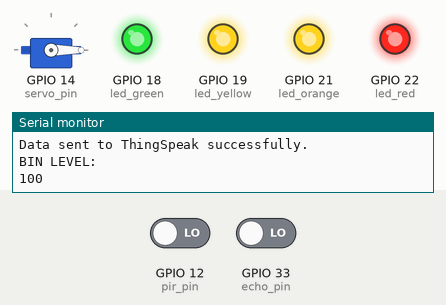
Simulated run of this sketch. Board: ESP32. Parts: servo, output pins drawn as LEDs (lit = HIGH), the last lines printed to the serial monitor. The inputs (shaded band) are chosen by the test bench; at power-on: GPIO 12 (pir_pin) LOW, GPIO 33 (echo_pin) LOW. WiFi joins after 1.5 s; servers stay silent unless stated; pins used as bus, display or sensor lines are not drawn.

Above: at 2.3 s.
2.4 s: GPIO 12 (pir_pin) driven HIGH
At 4.1 s:
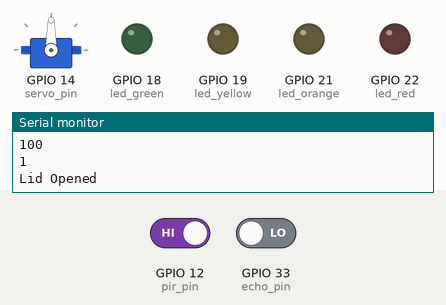
At 5.5 s:
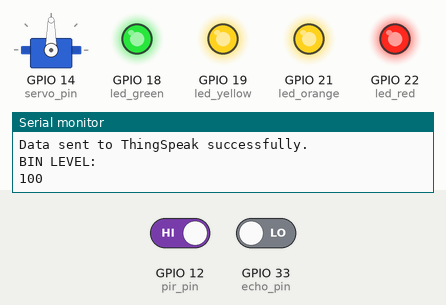
8.6 s: GPIO 12 (pir_pin) driven LOW
At 12.1 s:
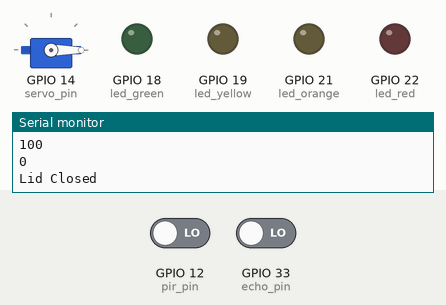
Timing chart, 0 to 22.0 s (numbered marks = the images above; inputs shaded):
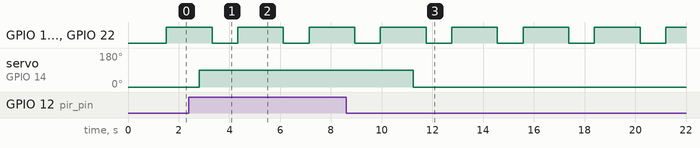

The sketch:

smart_bin.ino
```cpp
#include <WiFi.h>
#include <ESP32Servo.h>
#include <ThingSpeak.h>

const char* SSID= "Wokwi-GUEST";
const char* Password= "";

WiFiClient client; //Creates a WiFiClient object
const int channel_number= 2834140;
const char* api_key= "MDPRLBCN9BQWJSRR"; //write api key
const char* server= "api.thingspeak.com";

#define trig_pin 32
#define echo_pin 33
#define pir_pin 12
#define servo_pin 14
#define led_green 18
#define led_yellow 19
#define led_orange 21
#define led_red 22

Servo lid_control;

void setup(){
  Serial.begin(115200);

  WiFi.begin(SSID, Password); //for internet access
  WiFi.mode(WIFI_STA); //to connect esp32 to existin wifi
  ThingSpeak.begin(client); // ThingSpeak communication

  pinMode (trig_pin, OUTPUT);
  pinMode (echo_pin, INPUT);
  pinMode (pir_pin, INPUT);
  pinMode (servo_pin, OUTPUT);
  pinMode (led_green, OUTPUT);
  pinMode (led_yellow, OUTPUT);
  pinMode (led_orange, OUTPUT);
  pinMode (led_red, OUTPUT);

  pinMode(pir_pin, INPUT_PULLDOWN);

  lid_control.attach(servo_pin);
}

int bin_level_(){
  digitalWrite(led_green, LOW);
  digitalWrite(led_yellow, LOW);
  digitalWrite(led_orange, LOW);
  digitalWrite(led_red, LOW);

  digitalWrite(trig_pin, LOW);
  delay(2);
  digitalWrite(trig_pin, HIGH);
  delay(10);
  digitalWrite(trig_pin, LOW);
  int duration= pulseIn(echo_pin, HIGH);
  int distance= duration* 0.034/2;

  int bin_height= 100; //in cm
  int bin_level= 100- distance;

  if(bin_level>=30 && bin_level<50){
    digitalWrite(led_green, HIGH);  //if level>=30 and level<50
  }
  else if(bin_level>=50 && bin_level<85){
    digitalWrite(led_green, HIGH);  //if level>=50 and level<85
    digitalWrite(led_yellow, HIGH);
  }
  else if(bin_level>=85 && bin_level<90){
    digitalWrite(led_green, HIGH);  //if level>85 and level<90
    digitalWrite(led_yellow, HIGH);
    digitalWrite(led_orange, HIGH);
  }
  else if(bin_level>90){
    digitalWrite(led_green, HIGH);  //if level>90
    digitalWrite(led_yellow, HIGH);
    digitalWrite(led_orange, HIGH);
    digitalWrite(led_red, HIGH);
  }
  return bin_level;
}

void lid(){
  int motion_detected= digitalRead(pir_pin);
  Serial.println(motion_detected);
  if(motion_detected==HIGH){
    Serial.println("Lid Opened");
    lid_control.write(90);
  }
  else{
  Serial.println("Lid Closed");
    lid_control.write(0);
  }delay(500);
}

void to_thingspeak(int bin_level){
  ThingSpeak.setField(1, bin_level);
  int status = ThingSpeak.writeFields(channel_number, api_key);

if(status == 200){ //200 is an HTTP status code that means "OK"
    Serial.println("Data sent to ThingSpeak successfully.");
}
else{
    Serial.println("Failed to send data.");
}

}

void loop(){
  lid();
  int bin_level = bin_level_();

  to_thingspeak(bin_level);
  Serial.println("BIN LEVEL: ");
  Serial.println(bin_level);
  delay(1000);
}
```

Measured:
- after the input at 2.4 s, servo on GPIO 14 (servo_pin): 0° → 90° after 0.41 s
- after the input at 8.6 s, servo on GPIO 14 (servo_pin): 90° → 0° after 2.7 s
- by itself, GPIO 18 (led_green), GPIO 19 (led_yellow), GPIO 21 (led_orange), GPIO 22 (led_red): alternates HIGH for 1.8 s and LOW for 1.0 s
